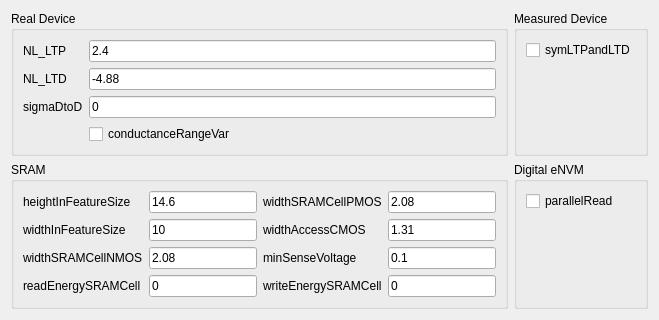
            <widget class="QWidget" name="tab_8">
             <attribute name="title">
              <string>Individuals</string>
             </attribute>
             <layout class="QGridLayout" name="gridLayout_5">
              <item row="0" column="1">
               <widget class="QGroupBox" name="groupBox_9">
                <property name="title">
                 <string>Measured Device</string>
                </property>
                <layout class="QFormLayout" name="formLayout_26">
                 <item row="0" column="0">
                  <widget class="QCheckBox" name="HODevSymLTPandLTD">
                   <property name="text">
                    <string>symLTPandLTD</string>
                   </property>
                  </widget>
                 </item>
                </layout>
               </widget>
              </item>
              <item row="2" column="1">
               <widget class="QGroupBox" name="groupBox_6">
                <property name="title">
                 <string>Digital eNVM</string>
                </property>
                <layout class="QFormLayout" name="formLayout_22">
                 <item row="0" column="0">
                  <widget class="QCheckBox" name="HODevParallelRead">
                   <property name="text">
                    <string>parallelRead</string>
                   </property>
                  </widget>
                 </item>
                </layout>
               </widget>
              </item>
              <item row="2" column="0">
               <widget class="QGroupBox" name="groupBox_8">
                <property name="title">
                 <string>SRAM</string>
                </property>
                <layout class="QHBoxLayout" name="horizontalLayout_10">
                 <item>
                  <layout class="QFormLayout" name="formLayout_24">
                   <property name="leftMargin">
                    <number>0</number>
                   </property>
                   <item row="0" column="0">
                    <widget class="QLabel" name="label_113">
                     <property name="text">
                      <string>heightInFeatureSize</string>
                     </property>
                    </widget>
                   </item>
                   <item row="0" column="1">
                    <widget class="QLineEdit" name="HODevHeightInFeatureSize">
                     <property name="text">
                      <string>14.6</string>
                     </property>
                    </widget>
                   </item>
                   <item row="1" column="0">
                    <widget class="QLabel" name="label_114">
                     <property name="text">
                      <string>widthInFeatureSize</string>
                     </property>
                    </widget>
                   </item>
                   <item row="2" column="0">
                    <widget class="QLabel" name="label_115">
                     <property name="text">
                      <string>widthSRAMCellNMOS</string>
                     </property>
                    </widget>
                   </item>
                   <item row="1" column="1">
                    <widget class="QLineEdit" name="HODevWidthInFeatureSize">
                     <property name="text">
                      <string>10</string>
                     </property>
                    </widget>
                   </item>
                   <item row="2" column="1">
                    <widget class="QLineEdit" name="HODevWidthSRAMCellNMOS">
                     <property name="text">
                      <string>2.08</string>
                     </property>
                    </widget>
                   </item>
                   <item row="3" column="0">
                    <widget class="QLabel" name="label_10">
                     <property name="text">
                      <string>readEnergySRAMCell</string>
                     </property>
                    </widget>
                   </item>
                   <item row="3" column="1">
                    <widget class="QLineEdit" name="HODevReadEnergySRAMCell">
                     <property name="text">
                      <string>0</string>
                     </property>
                    </widget>
                   </item>
                  </layout>
                 </item>
                 <item>
                  <layout class="QFormLayout" name="formLayout_25">
                   <item row="0" column="0">
                    <widget class="QLabel" name="label_116">
                     <property name="text">
                      <string>widthSRAMCellPMOS</string>
                     </property>
                    </widget>
                   </item>
                   <item row="0" column="1">
                    <widget class="QLineEdit" name="HODevWidthSRAMCellPMOS">
                     <property name="text">
                      <string>2.08</string>
                     </property>
                    </widget>
                   </item>
                   <item row="1" column="0">
                    <widget class="QLabel" name="label_117">
                     <property name="text">
                      <string>widthAccessCMOS</string>
                     </property>
                    </widget>
                   </item>
                   <item row="2" column="0">
                    <widget class="QLabel" name="label_118">
                     <property name="text">
                      <string>minSenseVoltage</string>
                     </property>
                    </widget>
                   </item>
                   <item row="1" column="1">
                    <widget class="QLineEdit" name="HODevWidthAccessCMOS">
                     <property name="text">
                      <string>1.31</string>
                     </property>
                    </widget>
                   </item>
                   <item row="2" column="1">
                    <widget class="QLineEdit" name="HODevMinSenseVoltage">
                     <property name="text">
                      <string>0.1</string>
                     </property>
                    </widget>
                   </item>
                   <item row="3" column="0">
                    <widget class="QLabel" name="label_11">
                     <property name="text">
                      <string>writeEnergySRAMCell</string>
                     </property>
                    </widget>
                   </item>
                   <item row="3" column="1">
                    <widget class="QLineEdit" name="HODevWriteEnergySRAMCell">
                     <property name="text">
                      <string>0</string>
                     </property>
                    </widget>
                   </item>
                  </layout>
                 </item>
                </layout>
               </widget>
              </item>
              <item row="0" column="0">
               <widget class="QGroupBox" name="groupBox_7">
                <property name="title">
                 <string>Real Device</string>
                </property>
                <layout class="QFormLayout" name="formLayout_23">
                 <item row="0" column="0">
                  <widget class="QLabel" name="label_109">
                   <property name="text">
                    <string>NL_LTP</string>
                   </property>
                  </widget>
                 </item>
                 <item row="0" column="1">
                  <widget class="QLineEdit" name="HODevNLLTP">
                   <property name="text">
                    <string>2.4</string>
                   </property>
                  </widget>
                 </item>
                 <item row="1" column="0">
                  <widget class="QLabel" name="label_111">
                   <property name="text">
                    <string>NL_LTD</string>
                   </property>
                  </widget>
                 </item>
                 <item row="1" column="1">
                  <widget class="QLineEdit" name="HODevNLLTD">
                   <property name="text">
                    <string>-4.88</string>
                   </property>
                  </widget>
                 </item>
                 <item row="2" column="0">
                  <widget class="QLabel" name="label_110">
                   <property name="text">
                    <string>sigmaDtoD</string>
                   </property>
                  </widget>
                 </item>
                 <item row="2" column="1">
                  <widget class="QLineEdit" name="HODevSigmaDtoD">
                   <property name="text">
                    <string>0</string>
                   </property>
                  </widget>
                 </item>
                 <item row="3" column="1">
                  <widget class="QCheckBox" name="HODevConductanceRangeVar_2">
                   <property name="text">
                    <string>conductanceRangeVar</string>
                   </property>
                  </widget>
                 </item>
                </layout>
               </widget>
              </item>
             </layout>
            </widget>
